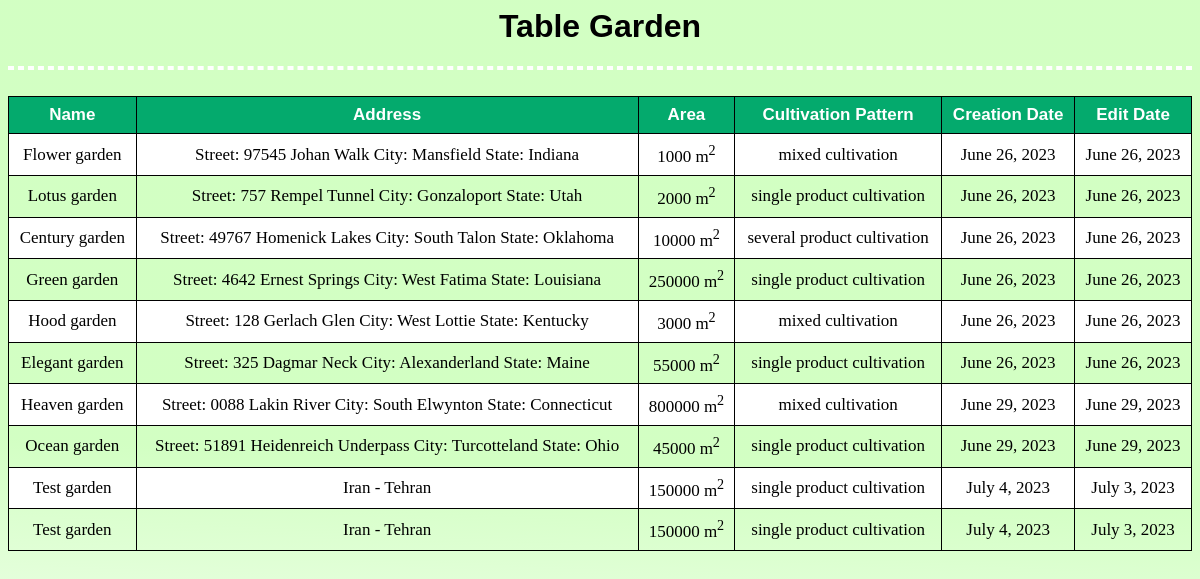
The app's page /garden/, older data.
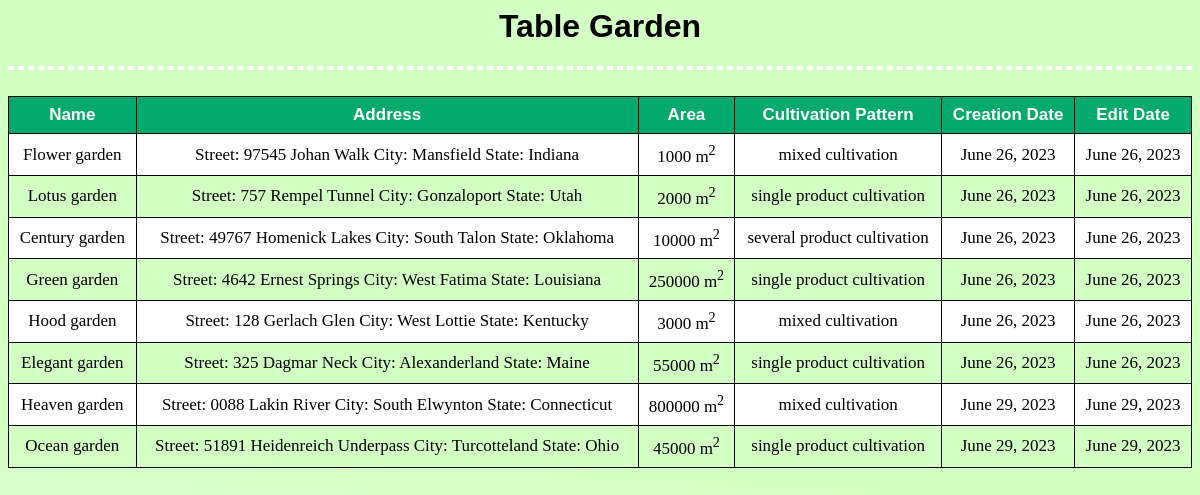
The same page, newer data.
### garden/models.py (models this page shows)
class Garden(models.Model):
    name = models.CharField(max_length = 100)
    address = models.TextField()
    area = models.PositiveIntegerField()
    cultivation_pattern = models.CharField(max_length = 50)
    creation_date = models.DateField()
    edit_date = models.DateField()

### garden/views.py (the view)
# urls.py: path('',  include('garden.urls')),
def garden(request):
    all = Garden.objects.all()
    return render(request, 'garden.html', {'gardens' : all})

### templates/garden.html (shortened to what this page needs)
{% load static %}
<html lang="en">
<head>
    <link rel="stylesheet" href="{% static 'style.css' %}">
</head>
<body>
    <h1>  Table Garden  </h1>
    <hr>
    <br>
    <table>
        <tr>
          <th>Name</th>
          <th>Address</th>
          <th>Area</th>
          <th>Cultivation Pattern</th>
          <th>Creation Date</th>
          <th>Edit Date</th>
        </tr>
        {% for garden in gardens %}
        <tr>
          <td> {{ garden.name }} </td>
          <td> {{ garden.address }} </td>
          <td> {{ garden.area }} m<sup>2</sup></td>
          <td> {{ garden.cultivation_pattern }} </td>
          <td> {{ garden.creation_date }} </td>
          <td> {{ garden.edit_date }} </td>
        </tr>
        {% endfor %}
    </table>
</body>
</html>

### static/style.css (style rules this page uses)
body { background: rgb(2,0,36); background: linear-gradient(3deg, rgba(2,0,36,1) 0%, rgba(255,255,255,1) 0%, rgba(65,255,0,0.23573179271708689) 42%); }
hr { border: 2px dashed white; }
tr:nth-child(even) { background-color: white; }
th { background-color: #04AA6D; color: white; font-family: 'Franklin Gothic Medium', 'Arial Narrow', Arial, sans-serif; font-weight: 900; }
table { width: 100%; border-collapse: collapse; text-align: center; }
table, th, td { border: 1px solid black; padding: 8px; font-size: 17px; }
h1 { font-family: 'Gill Sans', 'Gill Sans MT', Calibri, 'Trebuchet MS', sans-serif; text-align: center; }

Row changes from the older to the newer data that the page shows:
removed Garden: name "Test garden", address "Iran - Tehran", area "150000", cultivation_pattern "single product cultivation", creation_date "July 4, 2023", edit_date "July 3, 2023"
removed Garden: name "Test garden", address "Iran - Tehran", area "150000", cultivation_pattern "single product cultivation", creation_date "July 4, 2023", edit_date "July 3, 2023"
